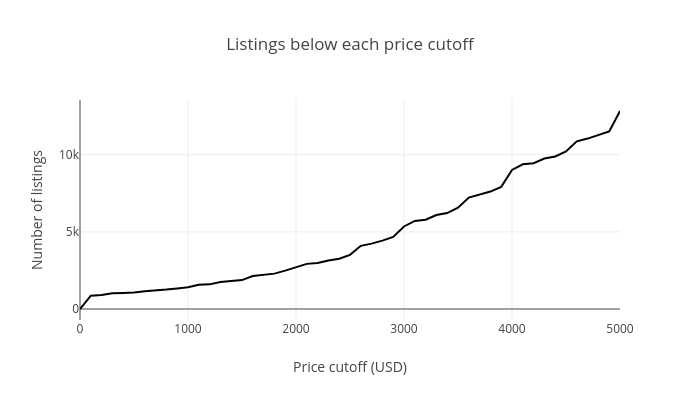

The notebook cell this image was saved under:
### Markdown cell above
#### Our suspects were right, we have outliers in "price", "odometer" and "model_year", now we need to correct it.

### Code cell
# Count how many listings fall below each candidate price cutoff.

cutoffs = range(0, 5001, 100)

px.line(
    x=cutoffs,
    y=[(vehicles_df['price'] < c).sum() for c in cutoffs],
    title='Listings below each price cutoff',
    labels={'x': 'Price cutoff (USD)', 'y': 'Number of listings'},
    width=700,
    height=400
)

### Figure 1 — Plotly figure (JSON) as saved in the notebook; plotly's stock layout.template omitted (floating-point values rounded to 4 significant figures)
{"data": [{"hovertemplate": "Price cutoff (USD)=%{x}<br>Number of listings=%{y}<extra></extra>", "legendgroup": "", "line": {"color": "#000001", "dash": "solid"}, "marker": {"symbol": "circle"}, "mode": "lines", "name": "", "orientation": "v", "showlegend": false, "type": "scatter", "x": [0, 100, 200, 300, 400, 500, 600, 700, 800, 900, 1000, 1100, 1200, 1300, 1400, 1500, 1600, 1700, 1800, 1900, 2000, 2100, 2200, 2300, 2400, 2500, 2600, 2700, 2800, 2900, 3000, 3100, 3200, 3300, 3400, 3500, 3600, 3700, 3800, 3900, 4000, 4100, 4200, 4300, 4400, 4500, 4600, 4700, 4800, 4900, 5000], "xaxis": "x", "y": [0, 863, 911, 1016, 1041, 1069, 1154, 1189, 1264, 1335, 1404, 1565, 1597, 1755, 1800, 1875, 2134, 2210, 2293, 2488, 2700, 2925, 2978, 3142, 3255, 3510, 4095, 4237, 4431, 4673, 5349, 5709, 5788, 6089, 6217, 6566, 7223, 7415, 7613, 7918, 9015, 9380, 9453, 9751, 9888, 10217, 10868, 11046, 11260, 11507, 12834], "yaxis": "y"}], "layout": {"height": 400, "legend": {"tracegroupgap": 0}, "title": {"text": "Listings below each price cutoff"}, "width": 700, "xaxis": {"anchor": "y", "domain": [0, 1], "title": {"text": "Price cutoff (USD)"}}, "yaxis": {"anchor": "x", "domain": [0, 1], "title": {"text": "Number of listings"}}}}
